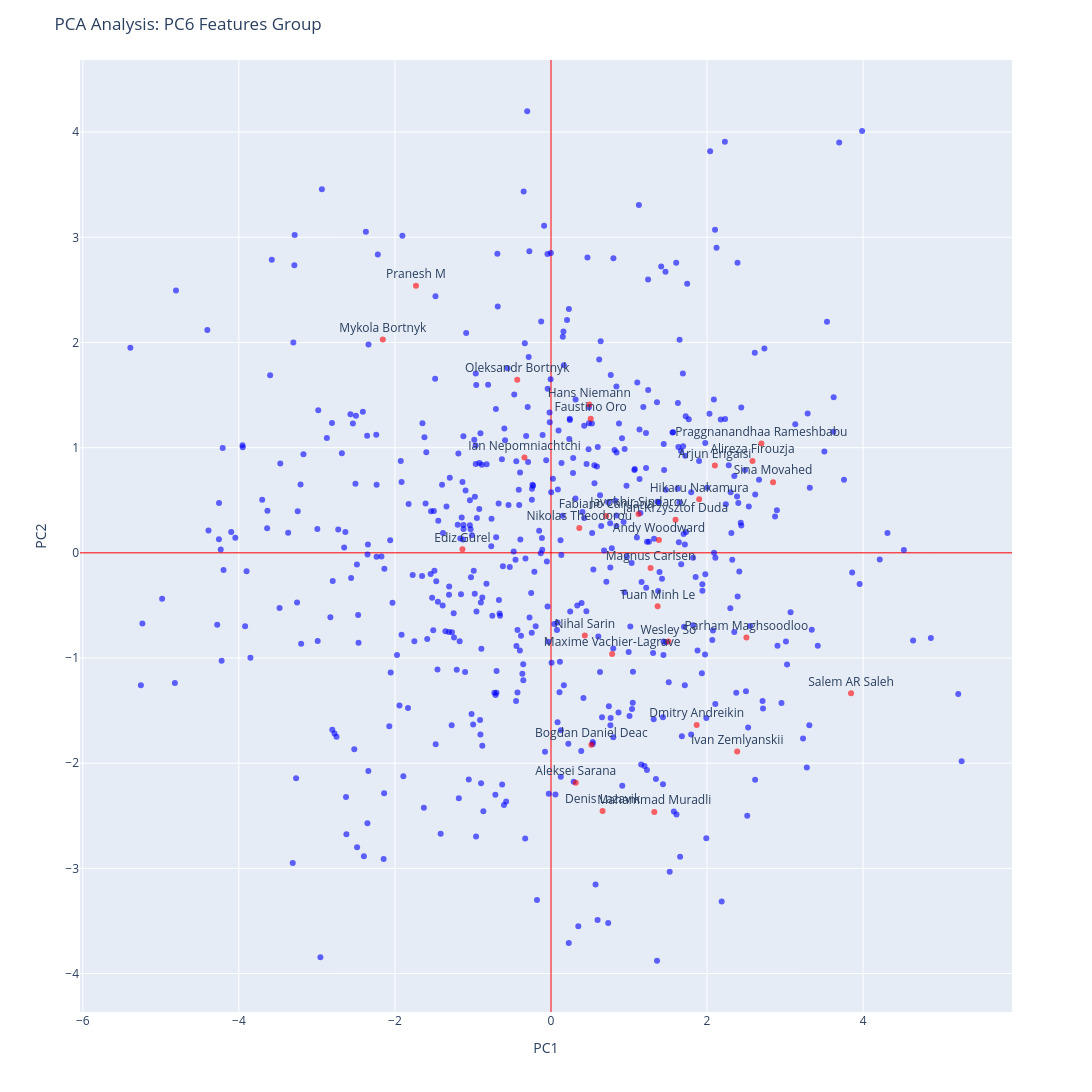

The cell this chart's notebook holds for it:
### Markdown cell above
# Life Only

### Code cell
pc6_cols=['bishop_1LifeRatio','bishop_2LifeRatio','knight_1LifeRatio','knight_2LifeRatio','rook_1LifeRatio','rook_2LifeRatio',
          'queen_1LifeRatio',
          'pawn_3LifeRatio','pawn_4LifeRatio','pawn_6LifeRatio','pawn_5LifeRatio'
          #'pawn_8LifeRatio','pawn_7LifeRatio','pawn_6LifeRatio','pawn_5LifeRatio','pawn_1LifeRatio','pawn_2LifeRatio'
          ]
fig6, coords6, pca_df6 = run_custom_pca(
    df=df_interpretate, 
    feature_cols=pc6_cols, 
    top_players_list=top_highest_players, 
    title_suffix="PC6 Features Group"
)

fig6.show()
print("PC6 Group Top Players Coords:\n", coords6.head(30))

### Figure 1 — Plotly figure (JSON) as saved in the notebook; plotly's stock layout.template omitted (floating-point values rounded to 4 significant figures; data arrays with more than 128 entries replaced by an {"elided": "..."} marker saying what was removed)
{"data": [{"hovertemplate": "<b>%{hovertext}</b><br><br>is_top=False<br>PC1=%{x}<br>PC2=%{y}<br>text=%{text}<extra></extra>", "hovertext": {"elided": "529 str values"}, "legendgroup": "False", "marker": {"color": "blue", "opacity": 0.6, "symbol": "circle"}, "mode": "markers+text", "name": "False", "orientation": "v", "showlegend": true, "text": {"elided": "529 str values"}, "textposition": "top center", "type": "scatter", "x": {"elided": "529 float values"}, "xaxis": "x", "y": {"elided": "529 float values"}, "yaxis": "y"}, {"hovertemplate": "<b>%{hovertext}</b><br><br>is_top=True<br>PC1=%{x}<br>PC2=%{y}<br>text=%{text}<extra></extra>", "hovertext": ["Aleksei Sarana", "Alireza Firouzja", "Andy Woodward", "Arjun Erigaisi", "Bogdan Daniel Deac", "Denis Lazavik", "Dmitry Andreikin", "Ediz Gürel", "Fabiano Caruana", "Faustino Oro", "Hans Niemann", "Hikaru Nakamura", "Ian Nepomniachtchi", "Ivan Zemlyanskii", "Jan-Krzysztof Duda", "Javokhir Sindarov", "Magnus Carlsen", "Mahammad Muradli", "Maxime Vachier-Lagrave", "Mykola Bortnyk", "Nihal Sarin", "Nikolas Theodorou", "Oleksandr Bortnyk", "Parham Maghsoodloo", "Praggnanandhaa Rameshbabu", "Pranesh M", "Salem AR Saleh", "Sina Movahed", "Tuan Minh Le", "Wesley So"], "legendgroup": "True", "marker": {"color": "red", "opacity": 0.6, "symbol": "circle"}, "mode": "markers+text", "name": "True", "orientation": "v", "showlegend": true, "text": ["Aleksei Sarana", "Alireza Firouzja", "Andy Woodward", "Arjun Erigaisi", "Bogdan Daniel Deac", "Denis Lazavik", "Dmitry Andreikin", "Ediz Gürel", "Fabiano Caruana", "Faustino Oro", "Hans Niemann", "Hikaru Nakamura", "Ian Nepomniachtchi", "Ivan Zemlyanskii", "Jan-Krzysztof Duda", "Javokhir Sindarov", "Magnus Carlsen", "Mahammad Muradli", "Maxime Vachier-Lagrave", "Mykola Bortnyk", "Nihal Sarin", "Nikolas Theodorou", "Oleksandr Bortnyk", "Parham Maghsoodloo", "Praggnanandhaa Rameshbabu", "Pranesh M", "Salem AR Saleh", "Sina Movahed", "Tuan Minh Le", "Wesley So"], "textposition": "top center", "type": "scatter", "x": [0.3175, 2.582, 1.383, 2.1, 0.5175, 0.661, 1.867, -1.135, 0.7068, 0.5088, 0.49, 1.899, -0.3399, 2.386, 1.596, 1.121, 1.276, 1.324, 0.7837, -2.156, 0.4335, 0.3625, -0.4326, 2.505, 2.697, -1.731, 3.845, 2.846, 1.367, 1.505], "xaxis": "x", "y": [-2.186, 0.8726, 0.123, 0.8311, -1.824, -2.456, -1.637, 0.03356, 0.3514, 1.275, 1.41, 0.5094, 0.906, -1.889, 0.3143, 0.3699, -0.145, -2.464, -0.9616, 2.029, -0.7854, 0.2371, 1.646, -0.8047, 1.04, 2.539, -1.335, 0.6718, -0.508, -0.8427], "yaxis": "y"}], "layout": {"height": 1500, "legend": {"title": {"text": "is_top"}, "tracegroupgap": 0}, "margin": {"t": 60}, "showlegend": false, "title": {"text": "PCA Analysis: PC6 Features Group"}, "width": 1500, "xaxis": {"anchor": "y", "domain": [0, 1], "title": {"text": "PC1"}, "zeroline": true, "zerolinecolor": "red", "zerolinewidth": 1}, "yaxis": {"anchor": "x", "domain": [0, 1], "title": {"text": "PC2"}, "zeroline": true, "zerolinecolor": "red", "zerolinewidth": 1}}}
